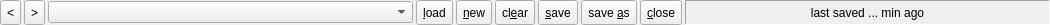
<?xml version="1.0" encoding="UTF-8"?>
<ui version="4.0">
 <class>xVReportWdgtToolBar</class>
 <widget class="QWidget" name="xVReportWdgtToolBar">
  <property name="geometry">
   <rect>
    <x>0</x>
    <y>0</y>
    <width>1050</width>
    <height>25</height>
   </rect>
  </property>
  <property name="sizePolicy">
   <sizepolicy hsizetype="Preferred" vsizetype="Fixed">
    <horstretch>0</horstretch>
    <verstretch>0</verstretch>
   </sizepolicy>
  </property>
  <property name="windowTitle">
   <string>Form</string>
  </property>
  <layout class="QHBoxLayout" name="horizontalLayout">
   <property name="spacing">
    <number>3</number>
   </property>
   <property name="leftMargin">
    <number>0</number>
   </property>
   <property name="topMargin">
    <number>0</number>
   </property>
   <property name="rightMargin">
    <number>0</number>
   </property>
   <property name="bottomMargin">
    <number>0</number>
   </property>
   <item>
    <widget class="QToolButton" name="pLeftTB">
     <property name="sizePolicy">
      <sizepolicy hsizetype="Fixed" vsizetype="MinimumExpanding">
       <horstretch>0</horstretch>
       <verstretch>0</verstretch>
      </sizepolicy>
     </property>
     <property name="text">
      <string>&lt;</string>
     </property>
    </widget>
   </item>
   <item>
    <widget class="QToolButton" name="pRightTB">
     <property name="sizePolicy">
      <sizepolicy hsizetype="Fixed" vsizetype="MinimumExpanding">
       <horstretch>0</horstretch>
       <verstretch>0</verstretch>
      </sizepolicy>
     </property>
     <property name="text">
      <string>&gt;</string>
     </property>
    </widget>
   </item>
   <item>
    <widget class="QComboBox" name="pReportCB">
     <property name="minimumSize">
      <size>
       <width>200</width>
       <height>0</height>
      </size>
     </property>
    </widget>
   </item>
   <item>
    <widget class="QToolButton" name="pLoadTB">
     <property name="sizePolicy">
      <sizepolicy hsizetype="Fixed" vsizetype="MinimumExpanding">
       <horstretch>0</horstretch>
       <verstretch>0</verstretch>
      </sizepolicy>
     </property>
     <property name="text">
      <string>&amp;load</string>
     </property>
    </widget>
   </item>
   <item>
    <widget class="QToolButton" name="pNewTB">
     <property name="sizePolicy">
      <sizepolicy hsizetype="Fixed" vsizetype="MinimumExpanding">
       <horstretch>0</horstretch>
       <verstretch>0</verstretch>
      </sizepolicy>
     </property>
     <property name="text">
      <string>&amp;new</string>
     </property>
    </widget>
   </item>
   <item>
    <widget class="QToolButton" name="pClearTB">
     <property name="sizePolicy">
      <sizepolicy hsizetype="Fixed" vsizetype="MinimumExpanding">
       <horstretch>0</horstretch>
       <verstretch>0</verstretch>
      </sizepolicy>
     </property>
     <property name="text">
      <string>cl&amp;ear</string>
     </property>
    </widget>
   </item>
   <item>
    <widget class="QToolButton" name="pSaveTB">
     <property name="sizePolicy">
      <sizepolicy hsizetype="Fixed" vsizetype="MinimumExpanding">
       <horstretch>0</horstretch>
       <verstretch>0</verstretch>
      </sizepolicy>
     </property>
     <property name="text">
      <string>&amp;save</string>
     </property>
    </widget>
   </item>
   <item>
    <widget class="QToolButton" name="pSavAsTB">
     <property name="sizePolicy">
      <sizepolicy hsizetype="Fixed" vsizetype="MinimumExpanding">
       <horstretch>0</horstretch>
       <verstretch>0</verstretch>
      </sizepolicy>
     </property>
     <property name="text">
      <string>save &amp;as</string>
     </property>
    </widget>
   </item>
   <item>
    <widget class="QToolButton" name="pCloseTB">
     <property name="sizePolicy">
      <sizepolicy hsizetype="Fixed" vsizetype="MinimumExpanding">
       <horstretch>0</horstretch>
       <verstretch>0</verstretch>
      </sizepolicy>
     </property>
     <property name="text">
      <string>&amp;close</string>
     </property>
    </widget>
   </item>
   <item>
    <widget class="QLabel" name="pInfoLab">
     <property name="frameShape">
      <enum>QFrame::Panel</enum>
     </property>
     <property name="frameShadow">
      <enum>QFrame::Sunken</enum>
     </property>
     <property name="text">
      <string>last saved ... min ago</string>
     </property>
     <property name="alignment">
      <set>Qt::AlignCenter</set>
     </property>
    </widget>
   </item>
  </layout>
 </widget>
 <resources/>
 <connections/>
</ui>
